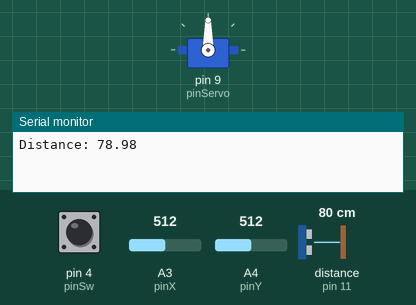
This sketch was run on a simulated Arduino Uno, built with avr-gcc and run on an emulated ATmega328P. Parts: servo, the last lines printed to the serial monitor. Wiring (inferred from the names in the program): ultrasonic range finder: trigger pin 12; echo pin 11. The test bench sets the inputs (shaded band); at power-on: pin 4 (pinSw) HIGH, A3 (pinX) = 512, A4 (pinY) = 512, distance to the obstacle (sensor on pin 11) 80 cm. The echo pulse lasts 58.3 µs per cm.

Above: at 1.2 s.
1.3 s: pin 4 (pinSw) pulled LOW for 3.2 s
At 4.2 s:
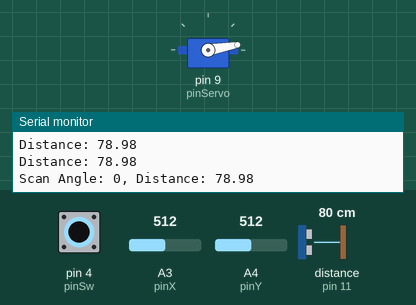
At 5.2 s:
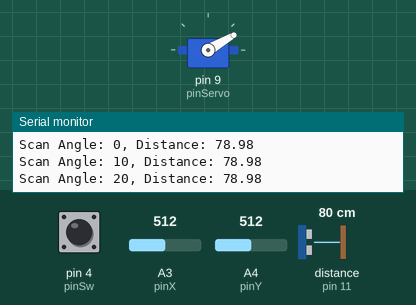
10.4 s: A3 (pinX) set to 0
At 10.8 s:
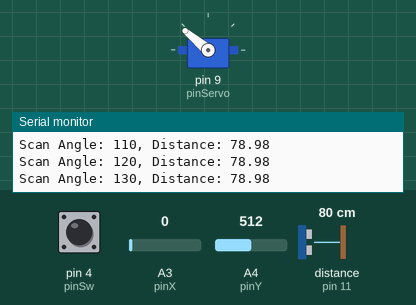
Timing chart, 0 to 14.5 s (numbered marks = the images above; inputs shaded):
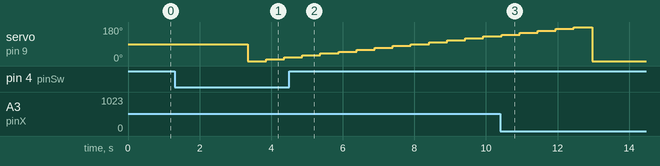

Measured:
- after the input at 1.3 s, servo on pin 9 (pinServo): 90° → 0° after 2.1 s, → 10° 0.51 s later, → 20° 0.51 s later, → 30° 0.51 s later, … (14 changes in this stretch)

The sketch:

duoji.ino
```cpp
//22343057 裴永卓
//物理学院光电信息科学与工程
//data：20250326
//https://github.com/gang521/EEE.git
//简介：舵机控制超声波探测——课程作业
//功能概述：
//  1.单击切换快速慢速模式
//  2.长按进入扫描模式
//  3.双击进入动态测量模式，再双击退出（优先级最高）
//硬件连接：
//  舵机        -> 9
//  TRIG  -> 12
//  ECHO  -> 11
//  摇杆X轴     -> A3
//  摇杆Y轴     -> A4
//  摇杆SW    -> 4

#include <Servo.h>

int Trig = 12;
int Echo = 11;
int pinServo = 9;
int pinX = A3;
int pinY = A4;
int pinSw = 4;
Servo servo;

int currentMode = 0; // 0慢速,1快速,2动态模式
bool scanning = false;
unsigned long lastDebounceTime = 0;
unsigned long debounceDelay = 50; //防抖记录
bool buttonState = HIGH;
bool lastButtonState = HIGH;
unsigned long buttonPressStart = 0;
bool isLongPress = false;
unsigned long lastClickTime = 0; // 记录上次单击时间
float measureDistance();
void handleJoystick();
void toggleMode();
void scanMode();
void toggleMeasurementMode(); // 双击切换动态模式

int angle = 90;

void setup() {
    servo.attach(pinServo);
    servo.write(angle);

    pinMode(Trig, OUTPUT);
    pinMode(Echo, INPUT);
    pinMode(pinSw, INPUT_PULLUP);

    Serial.begin(9600);
}

float measureDistance() {
    digitalWrite(Trig, LOW);
    delayMicroseconds(2);
    digitalWrite(Trig, HIGH);
    delayMicroseconds(10);
    digitalWrite(Trig, LOW);

    long duration = pulseIn(Echo, HIGH);
    float distance = duration * 0.034 / 2;
    return distance;
}

// 慢速 <-> 快速
void toggleMode() {
    if (currentMode != 2) { // 仅在固定模式下切换
        currentMode = (currentMode == 0) ? 1 : 0;
        Serial.println(currentMode == 1 ? "Fast Mode (100ms interval)" : "Slow Mode (1s interval)");
    }
}

// 扫描模式
void scanMode() {
    scanning = true;
    for (int i = 0; i <= 180; i += 10) {
        servo.write(i);
        delay(500);
        float distance = measureDistance();
        Serial.print("Scan Angle: ");
        Serial.print(i);
        Serial.print(", Distance: ");
        Serial.println(distance);
    }
    servo.write(angle); // 复位
    scanning = false;
}

// 双击动态
void toggleMeasurementMode() {
    if (currentMode == 2) {
        currentMode = 0; // 退出动态
        Serial.println("Exiting Dynamic Measurement Mode, switching to Slow Mode");
    } else {
        currentMode = 2; // 进入动态模式
        Serial.println("Entering Dynamic Measurement Mode");
    }
}

void handleJoystick() {
    int xValue = analogRead(pinX);
    int yValue = analogRead(pinY);
    angle = map(xValue, 0, 1023, 0, 180);
    servo.write(angle);
}

void loop() {
    handleJoystick();

    int reading = digitalRead(pinSw);

    if (reading != lastButtonState) {
        lastDebounceTime = millis();
    }

    if ((millis() - lastDebounceTime) > debounceDelay) {
        if (reading != buttonState) {
            buttonState = reading;

            if (buttonState == LOW) {
                unsigned long now = millis();
                if (now - lastClickTime < 500) {
                    toggleMeasurementMode(); //
                }
                lastClickTime = now;
                buttonPressStart = millis();
                isLongPress = false;
            } else {
                if (!isLongPress && millis() - buttonPressStart >= 50) { // 短按
                    toggleMode();
                }
            }
        }

        if (buttonState == LOW && (millis() - buttonPressStart >= 2000)) {
            isLongPress = true;
            scanMode(); // 长按
        }
    }

    lastButtonState = reading;

    if (!scanning) {
        static unsigned long lastMeasureTime = 0;
        unsigned long interval;

        if (currentMode == 2) { // 动态
            int xValue = analogRead(pinX);
            int yValue = analogRead(pinY);
            int distanceFromCenter = abs(xValue - 512) + abs(yValue - 512);
            interval = map(distanceFromCenter, 0, 1023, 1000, 100); // 1s 到 100ms
        } else {
            interval = (currentMode == 0) ? 1000 : 100; // 1s (慢)或100ms (快)
        }

        if (millis() - lastMeasureTime > interval) {
            lastMeasureTime = millis();
            float distance = measureDistance();
            Serial.print("Distance: ");
            Serial.println(distance);
        }
    }
}
```
